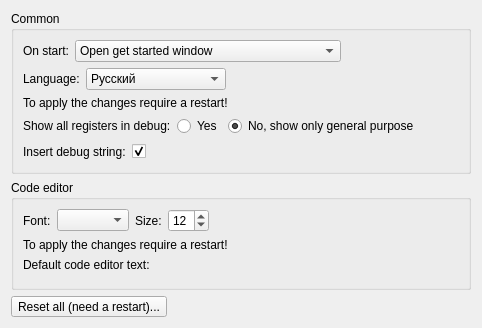
     <widget class="QWidget" name="commonTab">
      <attribute name="title">
       <string>Common</string>
      </attribute>
      <layout class="QVBoxLayout" name="verticalLayout_4">
       <item>
        <widget class="QGroupBox" name="commonSettingsBox">
         <property name="sizePolicy">
          <sizepolicy hsizetype="Preferred" vsizetype="Fixed">
           <horstretch>0</horstretch>
           <verstretch>0</verstretch>
          </sizepolicy>
         </property>
         <property name="locale">
          <locale language="English" country="UnitedStates"/>
         </property>
         <property name="title">
          <string>Common</string>
         </property>
         <layout class="QVBoxLayout" name="verticalLayout_3">
          <item>
           <layout class="QHBoxLayout" name="horizontalLayout_2">
            <item>
             <widget class="QLabel" name="startWindowLabel">
              <property name="sizePolicy">
               <sizepolicy hsizetype="Fixed" vsizetype="Fixed">
                <horstretch>0</horstretch>
                <verstretch>0</verstretch>
               </sizepolicy>
              </property>
              <property name="text">
               <string>On start:</string>
              </property>
             </widget>
            </item>
            <item>
             <widget class="QComboBox" name="startWindow">
              <property name="sizePolicy">
               <sizepolicy hsizetype="Minimum" vsizetype="Fixed">
                <horstretch>0</horstretch>
                <verstretch>0</verstretch>
               </sizepolicy>
              </property>
              <property name="minimumSize">
               <size>
                <width>266</width>
                <height>0</height>
               </size>
              </property>
              <item>
               <property name="text">
                <string>Open get started window</string>
               </property>
              </item>
              <item>
               <property name="text">
                <string>Restore previous session</string>
               </property>
              </item>
             </widget>
            </item>
            <item>
             <spacer name="horizontalSpacer_2">
              <property name="orientation">
               <enum>Qt::Horizontal</enum>
              </property>
              <property name="sizeHint" stdset="0">
               <size>
                <width>40</width>
                <height>20</height>
               </size>
              </property>
             </spacer>
            </item>
           </layout>
          </item>
          <item>
           <layout class="QHBoxLayout" name="horizontalLayout_4">
            <item>
             <widget class="QLabel" name="languageLabel">
              <property name="text">
               <string>Language:</string>
              </property>
             </widget>
            </item>
            <item>
             <widget class="QComboBox" name="language">
              <item>
               <property name="text">
                <string notr="true">Русский</string>
               </property>
              </item>
              <item>
               <property name="text">
                <string notr="true">English</string>
               </property>
              </item>
              <item>
               <property name="text">
                <string notr="true">Türk</string>
               </property>
              </item>
              <item>
               <property name="text">
                <string notr="true">中国</string>
               </property>
              </item>
              <item>
               <property name="text">
                <string notr="true">Deutsch</string>
               </property>
              </item>
              <item>
               <property name="text">
                <string notr="true">Italiano</string>
               </property>
              </item>
              <item>
               <property name="text">
                <string notr="true">Polski</string>
               </property>
              </item>
              <item>
               <property name="text">
                <string notr="true">עברית</string>
               </property>
              </item>
              <item>
               <property name="text">
                <string notr="true">Español</string>
               </property>
              </item>
              <item>
               <property name="text">
                <string notr="true">Português</string>
               </property>
              </item>
              <item>
               <property name="text">
                <string>Français</string>
               </property>
              </item>
              <item>
               <property name="text">
                <string>Português brasileiro</string>
               </property>
              </item>
              <item>
               <property name="text">
                <string notr="true">日本語</string>
               </property>
              </item>
             </widget>
            </item>
            <item>
             <spacer name="horizontalSpacer_4">
              <property name="orientation">
               <enum>Qt::Horizontal</enum>
              </property>
              <property name="sizeHint" stdset="0">
               <size>
                <width>40</width>
                <height>20</height>
               </size>
              </property>
             </spacer>
            </item>
           </layout>
          </item>
          <item>
           <widget class="QLabel" name="label_4">
            <property name="text">
             <string>To apply the changes require a restart!</string>
            </property>
           </widget>
          </item>
          <item>
           <layout class="QHBoxLayout" name="horizontalLayout_8">
            <item>
             <widget class="QLabel" name="registersLabel_2">
              <property name="text">
               <string>Show all registers in debug:</string>
              </property>
             </widget>
            </item>
            <item>
             <widget class="QRadioButton" name="registersYesRadioButton">
              <property name="text">
               <string>Yes</string>
              </property>
              <property name="checked">
               <bool>false</bool>
              </property>
              <attribute name="buttonGroup">
               <string notr="true">buttonGroup_3</string>
              </attribute>
             </widget>
            </item>
            <item>
             <widget class="QRadioButton" name="registersNoRadioButton">
              <property name="text">
               <string>No, show only general purpose</string>
              </property>
              <property name="checked">
               <bool>true</bool>
              </property>
              <attribute name="buttonGroup">
               <string notr="true">buttonGroup_3</string>
              </attribute>
             </widget>
            </item>
            <item>
             <spacer name="horizontalSpacer_9">
              <property name="orientation">
               <enum>Qt::Horizontal</enum>
              </property>
              <property name="sizeHint" stdset="0">
               <size>
                <width>40</width>
                <height>20</height>
               </size>
              </property>
             </spacer>
            </item>
           </layout>
          </item>
          <item>
           <layout class="QHBoxLayout" name="horizontalLayout_7">
            <item>
             <widget class="QLabel" name="insertDebugStringLabel">
              <property name="text">
               <string>Insert debug string:</string>
              </property>
             </widget>
            </item>
            <item>
             <widget class="QCheckBox" name="insertDebugStringCheckBox">
              <property name="text">
               <string/>
              </property>
              <property name="checked">
               <bool>true</bool>
              </property>
             </widget>
            </item>
            <item>
             <spacer name="horizontalSpacer_10">
              <property name="orientation">
               <enum>Qt::Horizontal</enum>
              </property>
              <property name="sizeHint" stdset="0">
               <size>
                <width>40</width>
                <height>20</height>
               </size>
              </property>
             </spacer>
            </item>
           </layout>
          </item>
         </layout>
        </widget>
       </item>
       <item>
        <widget class="QGroupBox" name="codeSettingsBox">
         <property name="sizePolicy">
          <sizepolicy hsizetype="Preferred" vsizetype="Fixed">
           <horstretch>0</horstretch>
           <verstretch>0</verstretch>
          </sizepolicy>
         </property>
         <property name="locale">
          <locale language="English" country="UnitedStates"/>
         </property>
         <property name="title">
          <string>Code editor</string>
         </property>
         <layout class="QVBoxLayout" name="verticalLayout_2">
          <item>
           <layout class="QHBoxLayout" name="horizontalLayout_5">
            <item>
             <widget class="QLabel" name="fontLabel">
              <property name="text">
               <string>Font:</string>
              </property>
             </widget>
            </item>
            <item>
             <widget class="QComboBox" name="fontComboBox"/>
            </item>
            <item>
             <widget class="QLabel" name="fontSizeLabel">
              <property name="text">
               <string>Size:</string>
              </property>
             </widget>
            </item>
            <item>
             <widget class="QSpinBox" name="fontSizeSpinBox">
              <property name="minimum">
               <number>5</number>
              </property>
              <property name="maximum">
               <number>72</number>
              </property>
              <property name="value">
               <number>12</number>
              </property>
             </widget>
            </item>
            <item>
             <spacer name="horizontalSpacer_5">
              <property name="orientation">
               <enum>Qt::Horizontal</enum>
              </property>
              <property name="sizeHint" stdset="0">
               <size>
                <width>40</width>
                <height>20</height>
               </size>
              </property>
             </spacer>
            </item>
           </layout>
          </item>
          <item>
           <widget class="QLabel" name="label">
            <property name="locale">
             <locale language="English" country="UnitedStates"/>
            </property>
            <property name="text">
             <string>To apply the changes require a restart!</string>
            </property>
           </widget>
          </item>
          <item>
           <widget class="QLabel" name="label_2">
            <property name="locale">
             <locale language="English" country="UnitedStates"/>
            </property>
            <property name="text">
             <string>Default code editor text:</string>
            </property>
           </widget>
          </item>
          <item>
           <widget class="QWidget" name="startTextWidget" native="true"/>
          </item>
          <item>
           <spacer name="verticalSpacer_5">
            <property name="orientation">
             <enum>Qt::Vertical</enum>
            </property>
            <property name="sizeHint" stdset="0">
             <size>
              <width>20</width>
              <height>0</height>
             </size>
            </property>
           </spacer>
          </item>
         </layout>
        </widget>
       </item>
       <item>
        <layout class="QHBoxLayout" name="horizontalLayout">
         <item>
          <widget class="QToolButton" name="resetAllButton">
           <property name="locale">
            <locale language="English" country="UnitedStates"/>
           </property>
           <property name="text">
            <string>Reset all (need a restart)...</string>
           </property>
          </widget>
         </item>
         <item>
          <spacer name="horizontalSpacer_3">
           <property name="orientation">
            <enum>Qt::Horizontal</enum>
           </property>
           <property name="sizeHint" stdset="0">
            <size>
             <width>40</width>
             <height>20</height>
            </size>
           </property>
          </spacer>
         </item>
        </layout>
       </item>
       <item>
        <spacer name="verticalSpacer">
         <property name="orientation">
          <enum>Qt::Vertical</enum>
         </property>
         <property name="sizeHint" stdset="0">
          <size>
           <width>20</width>
           <height>0</height>
          </size>
         </property>
        </spacer>
       </item>
      </layout>
     </widget>
